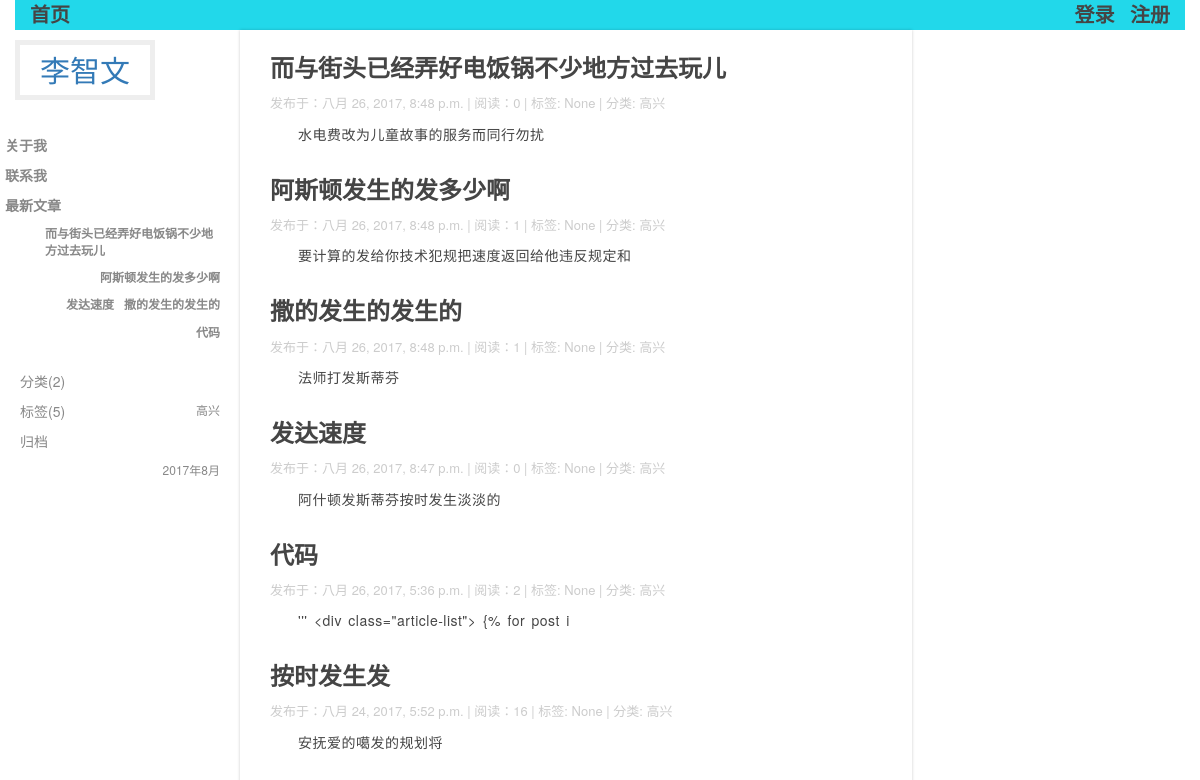
Before: / with the older database file.
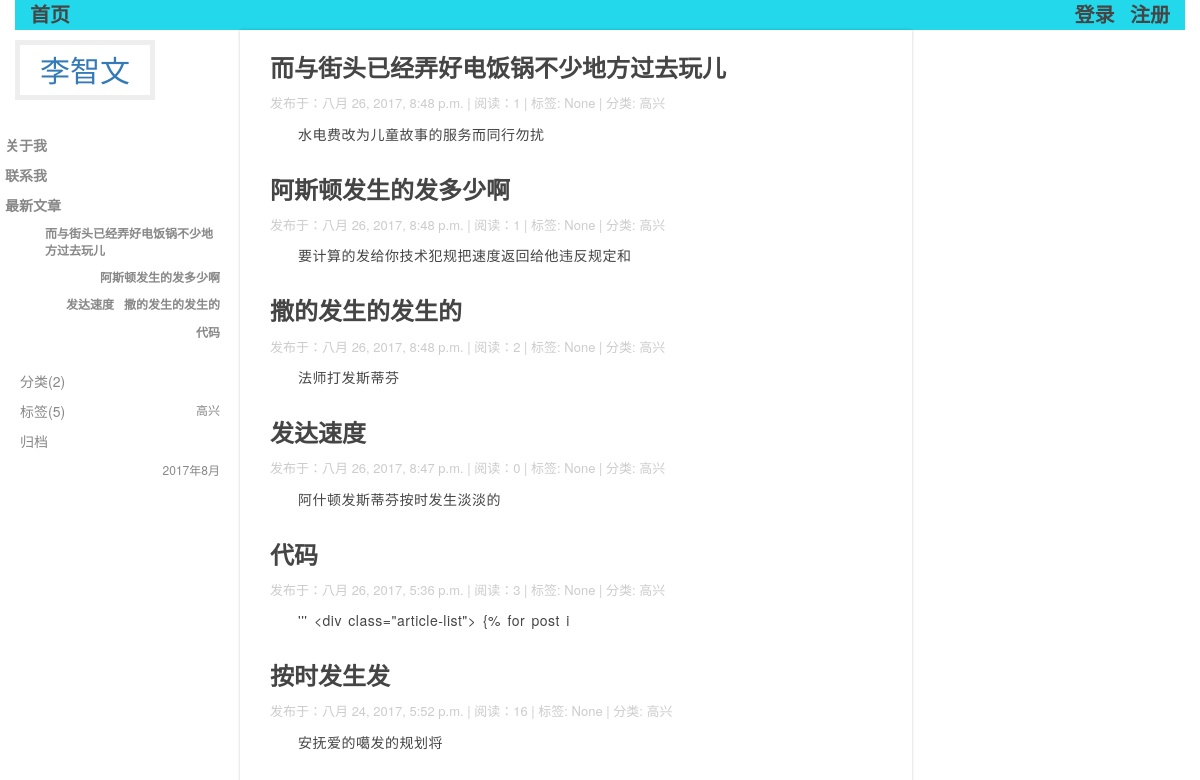
After: the same page with the newer database file.
### blog/models.py (models this page shows, shortened)
class Post(models.Model):
    title = models.CharField(max_length=50, verbose_name=u'标题')
    body = models.TextField(verbose_name=u'正文')
    created_time = models.DateTimeField(auto_now_add=True)
    modified_time = models.DateTimeField(auto_now=True)
    excerpt = models.CharField(max_length=200, verbose_name=u'摘要', blank=True)
    category = models.ForeignKey(Category, verbose_name=u'分类')
    tags = models.ManyToManyField(Tag, blank=True, verbose_name=u'标签')
    author = models.ForeignKey(User, verbose_name=u'作者')
    views = models.PositiveIntegerField(default=0, verbose_name=u'点击数')
    class Meta:
        verbose_name = u"正文"
        verbose_name_plural = verbose_name
    def get_absolute_url(self):
        return reverse('blog:detail', kwargs={'pk': self.pk})

class Category(models.Model):
    name = models.CharField(max_length=100, verbose_name=u'分类')
    class Meta:
        verbose_name = u"分类"
        verbose_name_plural = verbose_name

### blog/views.py (the view)
# urls.py: url(r'^$', views.IndexView.as_view(), name='index'),
class IndexView(ListView):
    model = Post
    template_name = 'index.html'
    context_object_name = 'post_list'
    paginate_by = 7
    def get_queryset(self):
        post_list = Post.objects.all().order_by('-created_time')
        return post_list

### blog/templatetags/blog_tags.py (called while the page is built)
@register.simple_tag
def get_recent_posts(num=5):
    return Post.objects.all().order_by('-created_time')[:num]

@register.simple_tag
def archives():
    return Post.objects.dates('created_time', 'month', order='DESC')

@register.simple_tag
def get_categories():
    return Category.objects.all()

### templates/index.html (shortened to what this page needs)
{% extends 'base.html' %}
{% block main %}
    <div class="article-list">
      {% for post in post_list %}
          <div class="item">
              <a href="{{ post.get_absolute_url }}" class="title">{{ post.title }}</a>
              <div class="status">发布于：{{ post.created_time }} | 阅读：{{ post.views }} | 标签: {{ post.tags.name}} | 分类: {{ post.category.name }}</div>
              <a href="{{ post.get_absolute_url }}">
        <div class="content">
            <p>
               {{ post.body|truncatechars:54 }}
            </p>
        </div>
      </a>
    </div>
      {% empty %}
          暂时还没有发布的文章！！！
      {% endfor %}
  </div>
{% endblock main %}

### templates/base.html (shortened to what this page needs)
{% load staticfiles %}
{% load blog_tags %}
<!DOCTYPE html>
<html lang="en">
<head>
  <link rel="stylesheet" href="{% static 'css/normalize.css' %}">
  <link rel="stylesheet" href="{% static 'css/main.css' %}">
 <link rel="stylesheet" href="{% static 'css/bootstrap.css' %}">
</head>
<body>
<div class="nav">
    <div class="container clear-float">
        <div class="fl">
            <a href="{% url 'blog:index' %}">首页</a>
        </div>
        <div class="fr">
        {% if request.user.is_authenticated %}
         Hello&nbsp;,{{ request.user.first_name }},
                    <a href="{% url "logout" %}">登出</a>
               {% else %}
                    <ul>
                        <li>
                            <a href="{% url "login" %}">登录</a>&nbsp;&nbsp;&nbsp;
                            <a href="{% url 'register' %}">注册</a>
                        </li>
                    </ul>
        {% endif %}
        </div>
    </div>
</div>
<div class="side-bar">
  <div class="header">
    <a href="{% url 'blog:index' %}" class="logo">李智文</a>
  </div>
  <div class="nav">
    <a href="#" class="item">关于我</a>
    <a href="#" class="item">联系我</a>
    <a href="#" class="item">最新文章</a>
      <div class="tags_body">
      {% get_recent_posts as recent_post_list %}
      <ul>
          {% for post in recent_post_list %}
        <li>
          <a href="{{ post.get_absolute_url }}">{{ post.title }}</a>
        </li>
          {% empty %}
          暂无文章！
          {% endfor %}
      </ul>
    </div>
  </div>
  <div class="tag-list">
    <a href="#" class="item">分类(2)</a>
        <div class="tags_body">
      {% get_categories as category_list %}
      <ul>
          {% for category in category_list %}
        <li>
          <a href="{% url 'blog:category' category.pk %}">{{ category.name }}</a>
        </li>
          {% empty %}
          暂无文章！
          {% endfor %}
      </ul>
    </div>
    <a href="#" class="item">标签(5)</a>
    <a href="#" class="item">归档</a>
      <div class="tags_body">
      {% archives as date_list %}
      <ul>
          {% for date in date_list %}
        <li>
          <a href="{% url 'blog:archives' date.year date.month %}">{{ date.year }}年{{ date.month }}月</a>
        </li>
          {% empty %}
          暂无归档！
          {% endfor %}
      </ul>
    </div>
  </div>
</div>
<div class="main">
{% block main %}
{% endblock main %}
</div>
</body>
</html>

Changed rows visible on the page:
changed Post "而与街头已经弄好电饭锅不少地方过去玩儿": views "0" → "1"
changed Post "撒的发生的发生的": views "1" → "2"
changed Post "代码": views "2" → "3"
